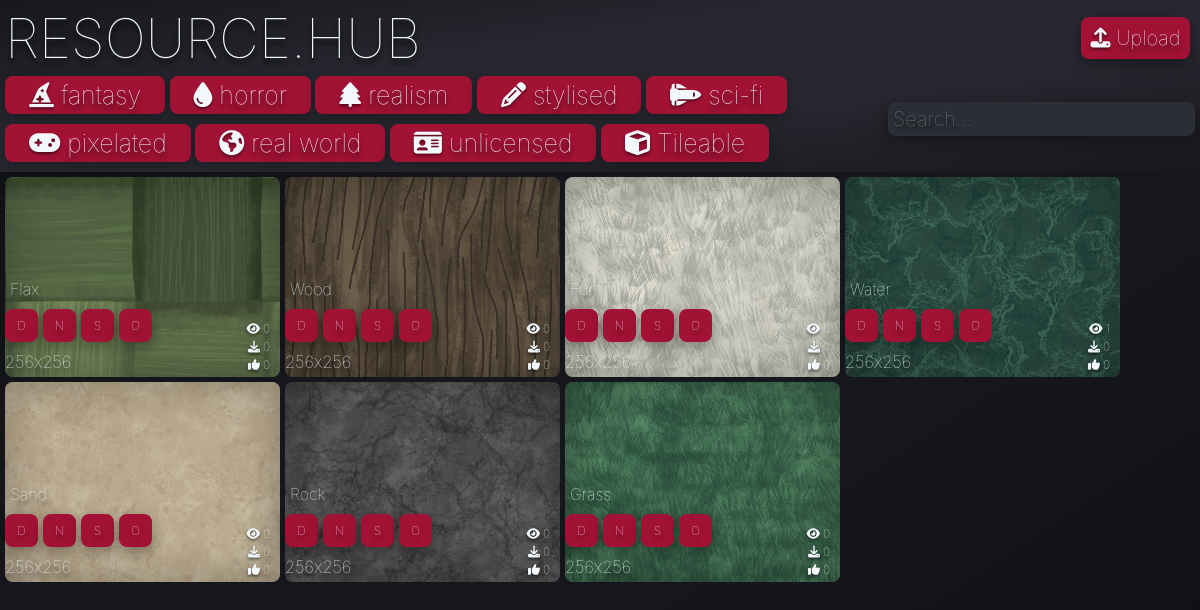
The page / on the database its author committed.
### tables this page shows
CREATE TABLE Tag (ID INTEGER PRIMARY KEY, name TEXT, icon TEXT);

CREATE TABLE asset (ID INTEGER PRIMARY KEY, name TEXT, description TEXT, views INTEGER, downloads INTEGER, likes INTEGER, resolution TEXT);

### app.py (the view)
@app.route('/')
def home():
    tags = query("SELECT name, icon FROM Tag")
    assets_data = query("SELECT id,name,COALESCE(views,0),COALESCE(downloads,0),COALESCE(likes,0),COALESCE(resolution,'Unknown') FROM asset")
    processed_assets = []
    for asset_row in assets_data:
        asset_info = []
        for item in asset_row:
            asset_info.append(item)
        processed_assets.append(asset_info)
    for asset in processed_assets:
        associated_tags = query(
            "SELECT name, icon FROM Tag WHERE ID IN \
            (SELECT Tag_ID FROM assetTags WHERE Model_ID = ?)",
            (asset[0],)
        )
        asset.append(associated_tags)
        available_types = []
        for suffix in ['d', 'n', 's', 'o']:
            file_path = os.path.join(app.config["UPLOAD_FOLDER"], f"{asset[0]}{suffix}.png")
            if os.path.exists(file_path):
                available_types.append(suffix)
        asset.append(available_types)
    return render_template('home.html', tags=tags, assets=processed_assets, show_navbar=True)

### app.py (called while the page is built)
def query(query, param=(), commit=False):
    with sqlite3.connect("database.db") as conn:
        cur = conn.cursor()
        cur.execute(query, param)
        if commit:
            conn.commit()
            return cur.lastrowid
        else:
            return cur.fetchall()

### templates/home.html
{% extends "template.html" %}
{% block content %}
    <div class="body">
        {% for asset in assets %}
        {% set default_type = asset[7][0] if asset[7] else None %}
        <a href="/asset/{{asset[0]}}" class="asset-link" data-asset-id="{{asset[0]}}" data-default-type="{{ default_type if default_type else 'placeholder' }}" style="background-image: url('{% if default_type %}/static/images/{{asset[0]}}{{default_type}}.png{% else %}/static/images/placeholder.png{% endif %}')">
            <div class="asset" data-tags="{{ asset[6] | map(attribute=0) | join(',') }}">
                <div class="asset-bottom">
                    <div class="asset-info">
                        <p>{{ asset[1] }}</p>
                        <div class="img-types">
                            {% if asset[7] %}
                                {% for type in asset[7] %}
                                <div class="button img-type-btn" data-type="{{type}}" data-asset-id="{{asset[0]}}">{{type.upper()}}</div>
                                {% endfor %}
                            {% endif %}
                        </div>
                        <div class="resolution">
                            <small>{{ asset[5] }}</small>
                        </div>
                    </div>
                    <div class="asset-stats">
                        <div><i class="fa-solid fa-eye"></i> {{ asset[2] }}</div>
                        <div><i class="fa-solid fa-download"></i> {{ asset[3] }}</div>
                        <div><i class="fa-solid fa-thumbs-up"></i> {{ asset[4] }}</div>
                    </div>
                </div>
            </div>
        </a>
        {% endfor %}
    </div>
{% endblock %}

### templates/template.html (shortened to what this page needs)
<html lang="en">
    <head>
        <link rel="stylesheet" href="/static/style.css">
        <link rel="stylesheet" href="https://cdnjs.cloudflare.com/ajax/libs/font-awesome/6.4.0/css/all.min.css" />
    </head>
    <body>
        <div class="header">
            <div class="title-container">
                <a class="header-link" href="/">RESOURCE.HUB</a>
                <a class="button" href="/upload" ><i class="fa-solid fa-upload"></i> Upload</a>
            </div>
            {% if show_navbar %}
            <div class="navbar">
                <div id="tag-buttons">
                    {% for tag in tags %}
                    <button class="tag-button" data-tag="{{ tag[0] }}"><i class="{{tag[1]}}" ></i> {{ tag[0] }}</button>
                    {% endfor %}
                </div>
                <input class="search" type="text" name="name" placeholder="Search...">
            </div>
            {% endif %}
        </div>
        {% block content %}
        {% endblock %}
    </body>
</html>

### static/style.css (style rules this page uses)
:root { --primary-color: #18191F; --secondary-color: #2C2E37; --accent-color: #a21234; --primary-font-color: #F2F8FB; --secondary-font-color: #18191F; --shadow-color: black; --font-family: 'inter', sans-serif; --border-radius: 8px; --margin: 5px; --padding: 5px; --small-font-size: 16px; --medium-font-size: 20px; --large-font-size: 55px; }
* { font-family: var(--font-family); font-weight: 100; text-decoration: none; text-shadow: 0 5px 5px rgba(0, 0, 0, 1); color: var(--primary-font-color); }
body { background-image: linear-gradient(to right bottom, #0d0e11, #101114, #121317, #141519, #16171c, #16171c, #16171c, #16171c, #141519, #121317, #101114, #0d0e11); margin: 0px; }
input { background-color: var(--primary-color); border-style: none; font-size: var(--medium-font-size); border-radius: var(--border-radius); padding: var(--padding); }
.body { margin: var(--margin); display: flex; flex-wrap: wrap; gap: var(--margin); justify-content: flex-start; }
.asset { display: flex; flex-direction: column; font-size: var(--medium-font-size); color: var(--primary-font-color); border-radius: var(--border-radius); text-align: left; transition: all 0.3s ease; width: 275px; height: 200px; background-size: cover; justify-content: flex-end; position: relative; }
.asset-bottom { display: flex; justify-content: space-between; align-items: flex-end; margin-bottom: 5px; }
.asset-info { display: flex; flex-direction: column; gap: 5px; }
.asset-stats { display: flex; flex-direction: column; gap: 3px; font-size: 12px; text-align: right; margin-right: 10px; }
.asset-stats div { display: flex; align-items: center; justify-content: flex-end; gap: 3px; }
.asset::before { content: ''; position: absolute; top: 0; left: 0; right: 0; bottom: 0; background-color: var(--secondary-color); border-radius: var(--border-radius); z-index: -1; }
.asset-link { background-color: var(--secondary-color) !important; box-shadow: inset 0 0 50px rgba(0, 0, 0, 0.3); border-radius: var(--border-radius); }
.img-types { display: flex; gap: 5px; align-self: flex-start; margin-bottom: 5px; }
.img-types .button { width: 25px; height: 25px; margin: 0; padding: 0; display: flex; align-items: center; justify-content: center; font-size: 12px; cursor: pointer; transition: all 0.2s ease; }
.button { font-size: var(--medium-font-size); color: var(--primary-font-color); border: 4px solid var(--accent-color); border-radius: var(--border-radius); padding: var(--padding); margin: var(--margin); background-color: var(--accent-color); text-align: center; transition-duration: 0.3s; box-shadow: 0 5px 15px rgba(0, 0, 0, 0.35); }
.tag-button { font-size: 25px; color: var(--primary-font-color); border: 4px solid var(--accent-color); border-radius: var(--border-radius); padding: 0 20px; margin: 5px auto; background-color: var(--accent-color); text-align: center; transition-duration: 0.3s; box-shadow: 0 4px 15px rgba(0, 0, 0, 0.25); }
p { margin: 5px; font-size: var(--small-font-size); }
.navbar { display: grid; grid-template-columns: 6fr 1fr; text-align: left; }
.header { padding: var(--padding); background-image: linear-gradient(to right bottom, #17181d, #1b1c22, #1f2026, #23242b, #272830, #272830, #272830, #272830, #23242b, #1f2026, #1b1c22, #17181d); }
.navbar { text-align: left; align-items: center; }
.title-container { display: grid; grid-template-columns: 9fr 1fr; justify-content: center; align-items: center; }
.header-link { font-size: var(--large-font-size); }
i { text-shadow: 0 2px 3px rgba(0, 0, 0, 0.5); }
.search { background-color: var(--secondary-color); box-shadow: 0 5px 15px rgba(0, 0, 0, 0.35); }

### rows shown on the page
Tag: name "fantasy"
Tag: name "horror"
Tag: name "realism"
Tag: name "stylised"
Tag: name "sci-fi"
Tag: name "pixelated"
Tag: name "real world"
Tag: name "unlicensed"
Tag: name "Tileable"
asset: shows a picture, name "Flax", upper "D" "N" "S" "O", resolution "256x256", asset "0"
asset: shows a picture, name "Wood", upper "D" "N" "S" "O", resolution "256x256", asset "0"
asset: shows a picture, name "Fur", upper "D" "N" "S" "O", resolution "256x256", asset "0"
asset: shows a picture, name "Water", upper "D" "N" "S" "O", resolution "256x256", views "1", asset "0"
asset: shows a picture, name "Sand", upper "D" "N" "S" "O", resolution "256x256", asset "0"
asset: shows a picture, name "Rock", upper "D" "N" "S" "O", resolution "256x256", asset "0"
asset: shows a picture, name "Grass", upper "D" "N" "S" "O", resolution "256x256", asset "0"
